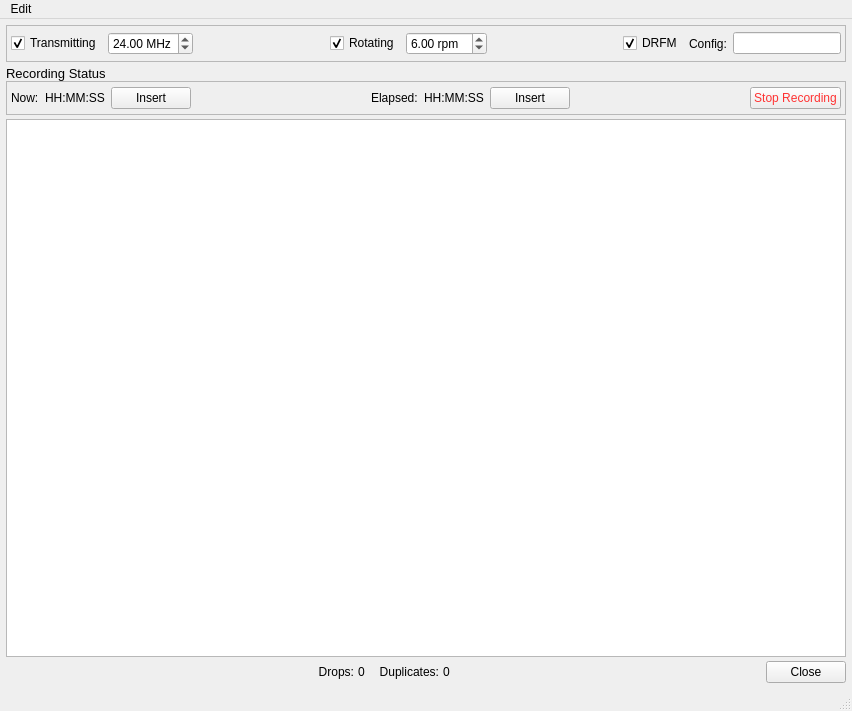
<ui version="4.0" >
 <class>NotesWindow</class>
 <widget class="QMainWindow" name="NotesWindow" >
  <property name="geometry" >
   <rect>
    <x>0</x>
    <y>0</y>
    <width>852</width>
    <height>711</height>
   </rect>
  </property>
  <property name="windowTitle" >
   <string>Notes</string>
  </property>
  <widget class="QWidget" name="centralwidget" >
   <property name="geometry" >
    <rect>
     <x>0</x>
     <y>22</y>
     <width>852</width>
     <height>667</height>
    </rect>
   </property>
   <layout class="QVBoxLayout" name="verticalLayout" >
    <property name="spacing" >
     <number>4</number>
    </property>
    <property name="margin" >
     <number>6</number>
    </property>
    <item>
     <widget class="QFrame" name="radarSettings_" >
      <property name="frameShape" >
       <enum>QFrame::StyledPanel</enum>
      </property>
      <property name="frameShadow" >
       <enum>QFrame::Plain</enum>
      </property>
      <layout class="QHBoxLayout" >
       <property name="margin" >
        <number>4</number>
       </property>
       <item>
        <widget class="QCheckBox" name="radarTransmitting_" >
         <property name="focusPolicy" >
          <enum>Qt::NoFocus</enum>
         </property>
         <property name="toolTip" >
          <string>Checked if radar is transmitting</string>
         </property>
         <property name="statusTip" >
          <string/>
         </property>
         <property name="text" >
          <string>Transmitting</string>
         </property>
         <property name="checked" >
          <bool>true</bool>
         </property>
        </widget>
       </item>
       <item>
        <widget class="QDoubleSpinBox" name="radarFrequency_" >
         <property name="focusPolicy" >
          <enum>Qt::ClickFocus</enum>
         </property>
         <property name="toolTip" >
          <string>Radar transmitter frequency</string>
         </property>
         <property name="statusTip" >
          <string/>
         </property>
         <property name="suffix" >
          <string> MHz</string>
         </property>
         <property name="minimum" >
          <double>1.000000000000000</double>
         </property>
         <property name="value" >
          <double>24.000000000000000</double>
         </property>
        </widget>
       </item>
       <item>
        <spacer>
         <property name="orientation" >
          <enum>Qt::Horizontal</enum>
         </property>
         <property name="sizeHint" stdset="0" >
          <size>
           <width>16</width>
           <height>27</height>
          </size>
         </property>
        </spacer>
       </item>
       <item>
        <widget class="QCheckBox" name="radarRotating_" >
         <property name="focusPolicy" >
          <enum>Qt::NoFocus</enum>
         </property>
         <property name="toolTip" >
          <string>Checked if radar is rotating</string>
         </property>
         <property name="text" >
          <string>Rotating</string>
         </property>
         <property name="checked" >
          <bool>true</bool>
         </property>
        </widget>
       </item>
       <item>
        <widget class="QDoubleSpinBox" name="radarRotationRate_" >
         <property name="focusPolicy" >
          <enum>Qt::ClickFocus</enum>
         </property>
         <property name="toolTip" >
          <string>Rate of radar rotation</string>
         </property>
         <property name="suffix" >
          <string> rpm</string>
         </property>
         <property name="minimum" >
          <double>0.010000000000000</double>
         </property>
         <property name="value" >
          <double>6.000000000000000</double>
         </property>
        </widget>
       </item>
       <item>
        <spacer>
         <property name="orientation" >
          <enum>Qt::Horizontal</enum>
         </property>
         <property name="sizeHint" stdset="0" >
          <size>
           <width>16</width>
           <height>27</height>
          </size>
         </property>
        </spacer>
       </item>
       <item>
        <widget class="QCheckBox" name="drfmOn_" >
         <property name="focusPolicy" >
          <enum>Qt::NoFocus</enum>
         </property>
         <property name="toolTip" >
          <string>Checked if DRFM is in use</string>
         </property>
         <property name="text" >
          <string>DRFM</string>
         </property>
         <property name="checked" >
          <bool>true</bool>
         </property>
        </widget>
       </item>
       <item>
        <widget class="QLabel" name="drfmConfigLabel_" >
         <property name="text" >
          <string>Config:</string>
         </property>
        </widget>
       </item>
       <item>
        <widget class="QLineEdit" name="drfmConfig_" >
         <property name="sizePolicy" >
          <sizepolicy vsizetype="Fixed" hsizetype="Fixed" >
           <horstretch>1</horstretch>
           <verstretch>0</verstretch>
          </sizepolicy>
         </property>
         <property name="focusPolicy" >
          <enum>Qt::ClickFocus</enum>
         </property>
         <property name="toolTip" >
          <string>ActiveDRFM configuration file</string>
         </property>
         <property name="maxLength" >
          <number>32</number>
         </property>
        </widget>
       </item>
      </layout>
     </widget>
    </item>
    <item>
     <widget class="QFrame" name="recordingInfo_" >
      <property name="frameShape" >
       <enum>QFrame::NoFrame</enum>
      </property>
      <property name="frameShadow" >
       <enum>QFrame::Raised</enum>
      </property>
      <layout class="QVBoxLayout" >
       <property name="spacing" >
        <number>0</number>
       </property>
       <property name="margin" >
        <number>0</number>
       </property>
       <item>
        <widget class="QLabel" name="label_4" >
         <property name="font" >
          <font>
           <pointsize>10</pointsize>
          </font>
         </property>
         <property name="text" >
          <string>Recording Status</string>
         </property>
        </widget>
       </item>
       <item>
        <widget class="QFrame" name="recordingInfo2_" >
         <property name="frameShape" >
          <enum>QFrame::StyledPanel</enum>
         </property>
         <property name="frameShadow" >
          <enum>QFrame::Plain</enum>
         </property>
         <layout class="QHBoxLayout" >
          <property name="spacing" >
           <number>6</number>
          </property>
          <property name="leftMargin" >
           <number>4</number>
          </property>
          <property name="topMargin" >
           <number>0</number>
          </property>
          <property name="rightMargin" >
           <number>4</number>
          </property>
          <property name="bottomMargin" >
           <number>0</number>
          </property>
          <item>
           <widget class="QLabel" name="label" >
            <property name="text" >
             <string>Now:</string>
            </property>
           </widget>
          </item>
          <item>
           <widget class="QLabel" name="now_" >
            <property name="sizePolicy" >
             <sizepolicy vsizetype="Fixed" hsizetype="Fixed" >
              <horstretch>0</horstretch>
              <verstretch>0</verstretch>
             </sizepolicy>
            </property>
            <property name="text" >
             <string>HH:MM:SS</string>
            </property>
           </widget>
          </item>
          <item>
           <widget class="QPushButton" name="insertNow_" >
            <property name="text" >
             <string>Insert</string>
            </property>
           </widget>
          </item>
          <item>
           <spacer>
            <property name="orientation" >
             <enum>Qt::Horizontal</enum>
            </property>
            <property name="sizeHint" stdset="0" >
             <size>
              <width>20</width>
              <height>32</height>
             </size>
            </property>
           </spacer>
          </item>
          <item>
           <widget class="QLabel" name="label_2" >
            <property name="text" >
             <string>Elapsed:</string>
            </property>
           </widget>
          </item>
          <item>
           <widget class="QLabel" name="elapsed_" >
            <property name="sizePolicy" >
             <sizepolicy vsizetype="Fixed" hsizetype="Fixed" >
              <horstretch>0</horstretch>
              <verstretch>0</verstretch>
             </sizepolicy>
            </property>
            <property name="text" >
             <string>HH:MM:SS</string>
            </property>
           </widget>
          </item>
          <item>
           <widget class="QPushButton" name="insertElapsed_" >
            <property name="text" >
             <string>Insert</string>
            </property>
           </widget>
          </item>
          <item>
           <spacer>
            <property name="orientation" >
             <enum>Qt::Horizontal</enum>
            </property>
            <property name="sizeHint" stdset="0" >
             <size>
              <width>40</width>
              <height>10</height>
             </size>
            </property>
           </spacer>
          </item>
          <item>
           <widget class="QPushButton" name="recordingStop_" >
            <property name="sizePolicy" >
             <sizepolicy vsizetype="Fixed" hsizetype="Fixed" >
              <horstretch>0</horstretch>
              <verstretch>0</verstretch>
             </sizepolicy>
            </property>
            <property name="palette" >
             <palette>
              <active>
               <colorrole role="ButtonText" >
                <brush brushstyle="SolidPattern" >
                 <color alpha="255" >
                  <red>255</red>
                  <green>51</green>
                  <blue>51</blue>
                 </color>
                </brush>
               </colorrole>
              </active>
              <inactive>
               <colorrole role="ButtonText" >
                <brush brushstyle="SolidPattern" >
                 <color alpha="255" >
                  <red>255</red>
                  <green>51</green>
                  <blue>51</blue>
                 </color>
                </brush>
               </colorrole>
              </inactive>
              <disabled>
               <colorrole role="ButtonText" >
                <brush brushstyle="SolidPattern" >
                 <color alpha="255" >
                  <red>106</red>
                  <green>104</green>
                  <blue>100</blue>
                 </color>
                </brush>
               </colorrole>
              </disabled>
             </palette>
            </property>
            <property name="focusPolicy" >
             <enum>Qt::NoFocus</enum>
            </property>
            <property name="toolTip" >
             <string>Stop the recording process</string>
            </property>
            <property name="text" >
             <string>Stop Recording</string>
            </property>
            <property name="shortcut" >
             <string>Ctrl+S</string>
            </property>
           </widget>
          </item>
         </layout>
        </widget>
       </item>
      </layout>
     </widget>
    </item>
    <item>
     <widget class="SideCar::GUI::Master::NotesEdit" name="notes_" >
      <property name="sizePolicy" >
       <sizepolicy vsizetype="Preferred" hsizetype="Preferred" >
        <horstretch>1</horstretch>
        <verstretch>1</verstretch>
       </sizepolicy>
      </property>
     </widget>
    </item>
    <item>
     <layout class="QHBoxLayout" >
      <item>
       <spacer>
        <property name="orientation" >
         <enum>Qt::Horizontal</enum>
        </property>
        <property name="sizeHint" stdset="0" >
         <size>
          <width>40</width>
          <height>20</height>
         </size>
        </property>
       </spacer>
      </item>
      <item>
       <widget class="QLabel" name="elapsed_1" >
        <property name="sizePolicy" >
         <sizepolicy vsizetype="Fixed" hsizetype="Fixed" >
          <horstretch>0</horstretch>
          <verstretch>0</verstretch>
         </sizepolicy>
        </property>
        <property name="text" >
         <string>Drops:</string>
        </property>
        <property name="alignment" >
         <set>Qt::AlignRight|Qt::AlignTrailing|Qt::AlignVCenter</set>
        </property>
       </widget>
      </item>
      <item>
       <widget class="QLabel" name="drops_" >
        <property name="sizePolicy" >
         <sizepolicy vsizetype="Fixed" hsizetype="Fixed" >
          <horstretch>0</horstretch>
          <verstretch>0</verstretch>
         </sizepolicy>
        </property>
        <property name="text" >
         <string>0</string>
        </property>
       </widget>
      </item>
      <item>
       <spacer>
        <property name="orientation" >
         <enum>Qt::Horizontal</enum>
        </property>
        <property name="sizeType" >
         <enum>QSizePolicy::Maximum</enum>
        </property>
        <property name="sizeHint" stdset="0" >
         <size>
          <width>10</width>
          <height>20</height>
         </size>
        </property>
       </spacer>
      </item>
      <item>
       <widget class="QLabel" name="elapsed_3" >
        <property name="sizePolicy" >
         <sizepolicy vsizetype="Fixed" hsizetype="Fixed" >
          <horstretch>0</horstretch>
          <verstretch>0</verstretch>
         </sizepolicy>
        </property>
        <property name="text" >
         <string>Duplicates:</string>
        </property>
        <property name="alignment" >
         <set>Qt::AlignRight|Qt::AlignTrailing|Qt::AlignVCenter</set>
        </property>
       </widget>
      </item>
      <item>
       <widget class="QLabel" name="duplicates_" >
        <property name="sizePolicy" >
         <sizepolicy vsizetype="Fixed" hsizetype="Fixed" >
          <horstretch>0</horstretch>
          <verstretch>0</verstretch>
         </sizepolicy>
        </property>
        <property name="text" >
         <string>0</string>
        </property>
       </widget>
      </item>
      <item>
       <spacer>
        <property name="orientation" >
         <enum>Qt::Horizontal</enum>
        </property>
        <property name="sizeHint" stdset="0" >
         <size>
          <width>40</width>
          <height>20</height>
         </size>
        </property>
       </spacer>
      </item>
      <item>
       <widget class="QPushButton" name="close_" >
        <property name="sizePolicy" >
         <sizepolicy vsizetype="Fixed" hsizetype="Fixed" >
          <horstretch>0</horstretch>
          <verstretch>0</verstretch>
         </sizepolicy>
        </property>
        <property name="focusPolicy" >
         <enum>Qt::NoFocus</enum>
        </property>
        <property name="toolTip" >
         <string>Close window</string>
        </property>
        <property name="text" >
         <string>Close</string>
        </property>
       </widget>
      </item>
     </layout>
    </item>
   </layout>
  </widget>
  <widget class="QMenuBar" name="menubar" >
   <property name="geometry" >
    <rect>
     <x>0</x>
     <y>0</y>
     <width>852</width>
     <height>22</height>
    </rect>
   </property>
   <widget class="QMenu" name="menuEdit" >
    <property name="title" >
     <string>Edit</string>
    </property>
    <addaction name="actionUndo" />
    <addaction name="actionRedo" />
    <addaction name="separator" />
    <addaction name="actionCut" />
    <addaction name="actionCopy" />
    <addaction name="actionPaste" />
    <addaction name="separator" />
    <addaction name="actionInsert_Time" />
    <addaction name="actionInsert_Elapsed" />
    <addaction name="separator" />
    <addaction name="actionStop_Recording" />
   </widget>
   <addaction name="menuEdit" />
  </widget>
  <widget class="QStatusBar" name="statusbar" >
   <property name="geometry" >
    <rect>
     <x>0</x>
     <y>689</y>
     <width>852</width>
     <height>22</height>
    </rect>
   </property>
  </widget>
  <action name="actionUndo" >
   <property name="text" >
    <string>Undo</string>
   </property>
   <property name="shortcut" >
    <string>Ctrl+Z</string>
   </property>
  </action>
  <action name="actionRedo" >
   <property name="text" >
    <string>Redo</string>
   </property>
   <property name="shortcut" >
    <string>Ctrl+Shift+Z</string>
   </property>
  </action>
  <action name="actionCopy" >
   <property name="text" >
    <string>Copy</string>
   </property>
   <property name="shortcut" >
    <string>Ctrl+C</string>
   </property>
  </action>
  <action name="actionCut" >
   <property name="text" >
    <string>Cut</string>
   </property>
   <property name="shortcut" >
    <string>Ctrl+X</string>
   </property>
  </action>
  <action name="actionPaste" >
   <property name="text" >
    <string>Paste</string>
   </property>
   <property name="shortcut" >
    <string>Ctrl+V</string>
   </property>
  </action>
  <action name="actionInsert_Time" >
   <property name="text" >
    <string>Insert Time</string>
   </property>
   <property name="shortcut" >
    <string>Ctrl+T</string>
   </property>
  </action>
  <action name="actionStop_Recording" >
   <property name="text" >
    <string>Stop Recording</string>
   </property>
   <property name="shortcut" >
    <string>Ctrl+.</string>
   </property>
  </action>
  <action name="actionInsert_Elapsed" >
   <property name="text" >
    <string>Insert Elapsed</string>
   </property>
   <property name="shortcut" >
    <string>Ctrl+E</string>
   </property>
  </action>
 </widget>
 <customwidgets>
  <customwidget>
   <class>SideCar::GUI::Master::NotesEdit</class>
   <extends>QTextEdit</extends>
   <header>NotesEdit.h</header>
  </customwidget>
 </customwidgets>
 <resources/>
 <connections>
  <connection>
   <sender>close_</sender>
   <signal>clicked()</signal>
   <receiver>NotesWindow</receiver>
   <slot>close()</slot>
   <hints>
    <hint type="sourcelabel" >
     <x>123</x>
     <y>386</y>
    </hint>
    <hint type="destinationlabel" >
     <x>85</x>
     <y>5</y>
    </hint>
   </hints>
  </connection>
 </connections>
</ui>
